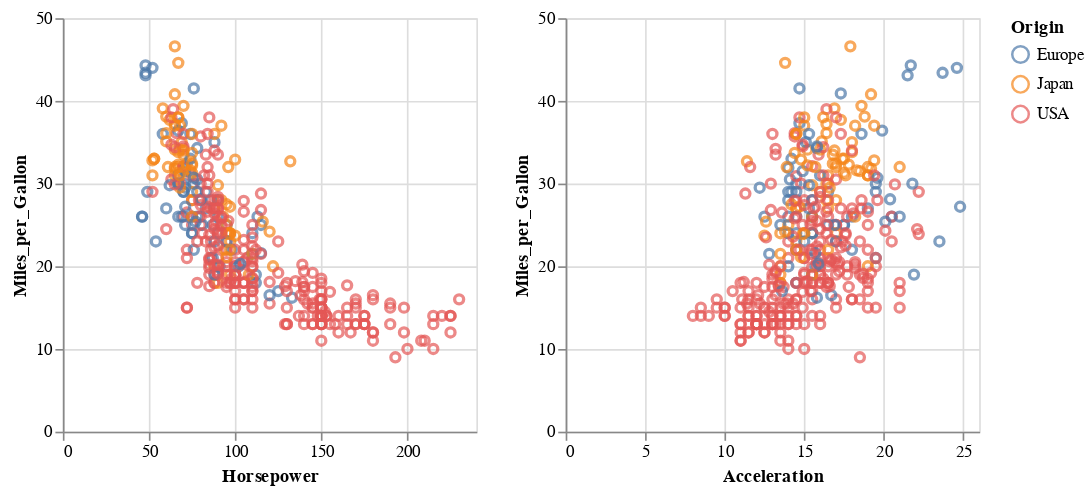

Notebook source saved alongside this figure:
### Markdown cell above
We might even be able to get some interactive plots!

### Code cell
import altair as alt
from vega_datasets import data

source = data.cars()

brush = alt.selection(type='interval', resolve='global')

base = alt.Chart(source).mark_point().encode(
    y='Miles_per_Gallon',
    color=alt.condition(brush, 'Origin', alt.ColorValue('gray')),
).add_selection(
    brush
).properties(
    width=250,
    height=250
)

base.encode(x='Horsepower') | base.encode(x='Acceleration')

### Figure 1 — Vega-Lite specification as saved in the notebook (floating-point values rounded to 4 significant figures; data arrays with more than 128 entries replaced by an {"elided": "..."} marker saying what was removed)
{"config": {"view": {"continuousWidth": 400, "continuousHeight": 300}}, "hconcat": [{"mark": "point", "encoding": {"color": {"condition": {"field": "Origin", "type": "nominal", "selection": "selector002"}, "value": "gray"}, "x": {"field": "Horsepower", "type": "quantitative"}, "y": {"field": "Miles_per_Gallon", "type": "quantitative"}}, "height": 250, "selection": {"selector002": {"type": "interval", "resolve": "global"}}, "width": 250}, {"mark": "point", "encoding": {"color": {"condition": {"field": "Origin", "type": "nominal", "selection": "selector002"}, "value": "gray"}, "x": {"field": "Acceleration", "type": "quantitative"}, "y": {"field": "Miles_per_Gallon", "type": "quantitative"}}, "height": 250, "selection": {"selector002": {"type": "interval", "resolve": "global"}}, "width": 250}], "data": {"name": "data-f02450ab61490a1363517a0190416235"}, "$schema": "https://vega.github.io/schema/vega-lite/v4.17.0.json", "datasets": {"data-f02450ab61490a1363517a0190416235": {"elided": "406 records"}}}
